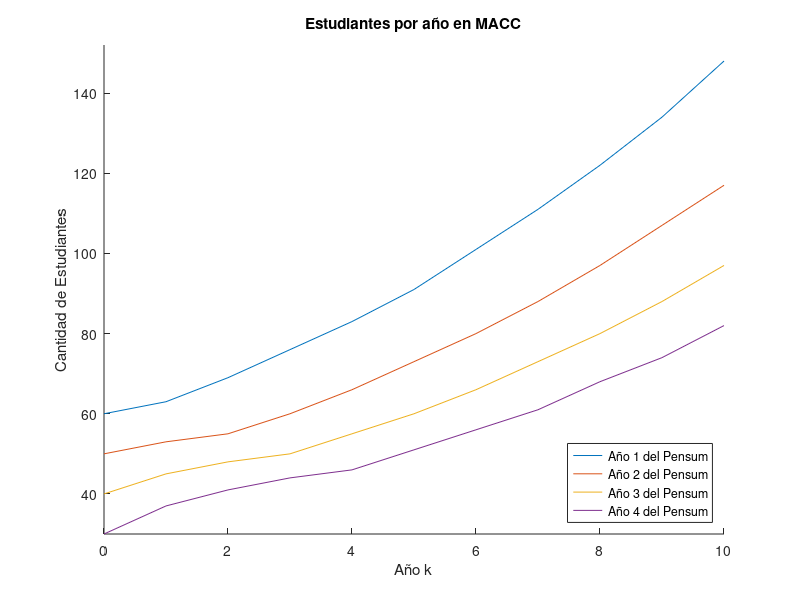

MATLAB code to generate this figure:
clc

x1_0 = 60;
x2_0 = 50;
x3_0 = 40;
x4_0 = 30;

prop = 1.1; % Proporcion de ingreso cada año con respecto al anterior

X0 = [x1_0];
X1 = [x1_0];
X2 = [x2_0];
X3 = [x3_0];
X4 = [x4_0];
Xg = [0];

y = 10;

for k = 1:y
%     x0 = randi([60, 120]);
    X0(k + 1) = X0(k) * prop;
    
    X1(k + 1) = floor(X0(k)                  + X1(k) * (0.2) - X1(k) * (0.15));
    X2(k + 1) = floor(X1(k) - X1(k) * (0.2)  + X2(k) * (0.15) - X2(k) * (0.05));
    X3(k + 1) = floor(X2(k) - X2(k) * (0.15) + X3(k) * (0.1) - X3(k) * (0.02));
    X4(k + 1) = floor(X3(k) - X3(k) * (0.1)  + X4(k) * (0.05) - X4(k) * (0.01));
    
    Xg(k + 1) = floor(X4(k) - X4(k) * (0.05));
end

XT = X1 + X2 + X3 + X4;

figure(1)
hold on
title("Estudiantes por año en MACC")
xlim([0, y])
ylim([min([min(X1), min(X2), min(X3), min(X4)]), max([max(X1), max(X2), max(X3), max(X4)]) + 4])
xlabel("Año k")
ylabel("Cantidad de Estudiantes")
plot(0:y, X1)
plot(0:y, X2)
plot(0:y, X3)
plot(0:y, X4)
legend({'Año 1 del Pensum', 'Año 2 del Pensum', 'Año 3 del Pensum', 'Año 4 del Pensum'}, 'Location', 'southeast')
saveas(gcf, 'añodelpensum.png')

others = false;

if(others)
    
    figure(2)
    hold on
    title("Estudiantes que ingresan a MACC por año")
    xlim([0, y])
    ylim([min(X0), max(X0) + 4])
    xlabel("Año k")
    ylabel("Cantidad de Estudiantes")
    plot(0:y, X0, 'r')
    saveas(gcf, 'ingresoporaño.png')

    figure(3)
    hold on
    title("Estudiantes que se graduan de MACC por año")
    xlim([0, y])
    ylim([min(Xg), max(Xg) + 4])
    xlabel("Año k")
    ylabel("Cantidad de Estudiantes")
    plot(0:y, Xg, 'g')
    saveas(gcf, 'graduadosporaño.png')

    figure(4)
    hold on
    title("Estudiantes totales en MACC por año")
    xlim([0, y])
    ylim([min(XT), max(XT) + 4])
    xlabel("Año k")
    ylabel("Cantidad de Estudiantes")
    plot(0:y, XT, 'c')
    saveas(gcf, 'totalporaño.png')

end